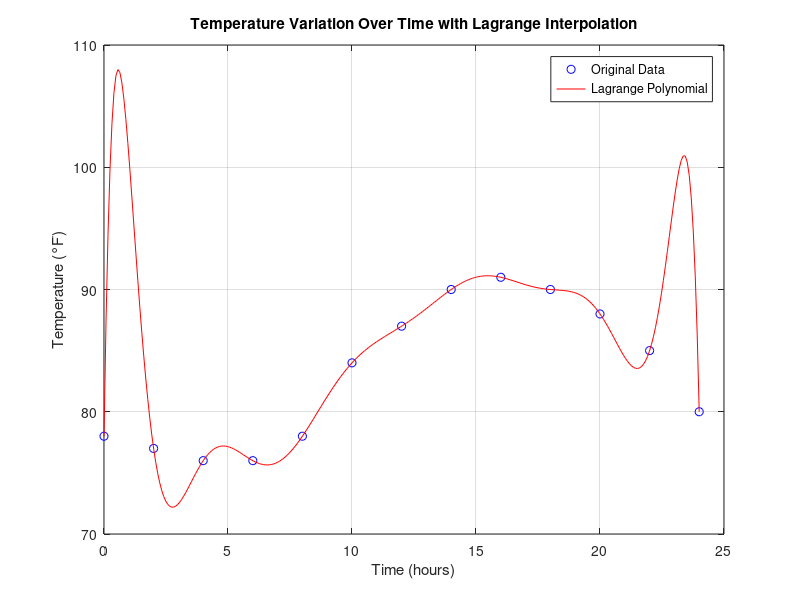

This chart was generated by the following MATLAB code:
timeX = [0, 2, 4, 6, 8, 10, 12, 14, 16, 18, 20, 22, 24];
tempY = [78, 77, 76, 76, 78, 84, 87, 90, 91, 90, 88, 85, 80];

% Define a function for Lagrange interpolation
function P = lagrange(x, y, x0)
    n = length(x);
    P = 0;
    for i = 1:n
        L = 1;
        for j = 1:n
            if i ~= j
                L = L * (x0 - x(j)) / (x(i) - x(j));
            end
        end
        P = P + y(i) * L;
    end
end

% Create a finer grid for plotting
timeX_fine = linspace(min(timeX), max(timeX), 300);

% Evaluate the Lagrange polynomial at each point in the fine grid
tempY_fine = arrayfun(@(x) lagrange(timeX, tempY, x), timeX_fine);

% Plot the original data and the interpolating polynomial
figure;
plot(timeX, tempY, 'bo', 'DisplayName', 'Original Data'); % plot original data points
hold on;
plot(timeX_fine, tempY_fine, 'r-', 'DisplayName', 'Lagrange Polynomial'); % plot interpolating polynomial

% Add plot labels and legend
xlabel('Time (hours)');
ylabel('Temperature (°F)');
title('Temperature Variation Over Time with Lagrange Interpolation');
legend('show');
grid on;
